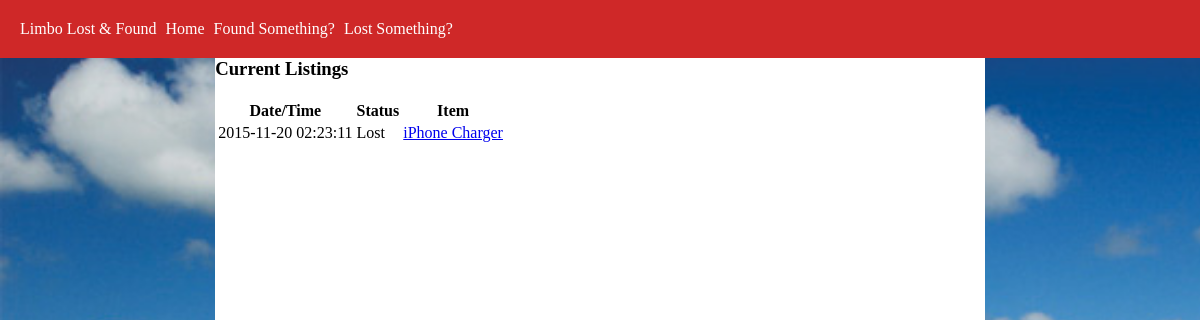
Before: / with the older database file.
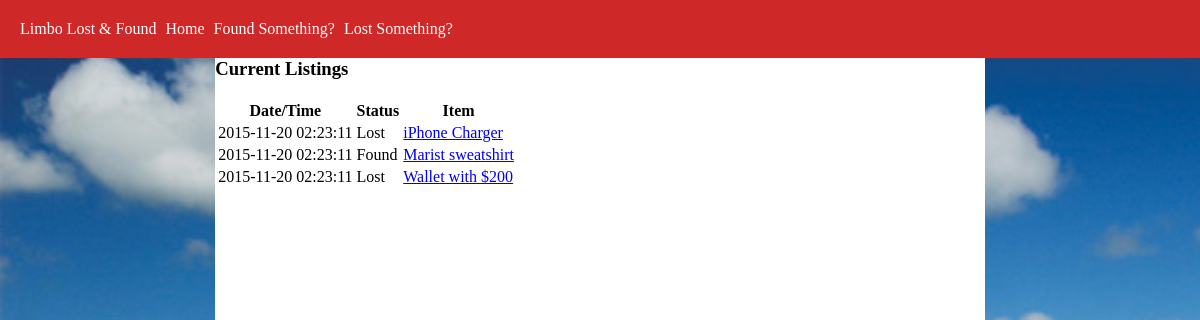
After: the same page with the newer database file.
### tables this page shows
CREATE TABLE IF NOT EXISTS stuff(
id INT PRIMARY KEY AUTO_INCREMENT,
name TEXT NOT NULL,
location_id INT,
category SET('Electronics', 'Clothing', 'School Supplies', 'Other') NOT NULL,
color TEXT NOT NULL,
description TEXT NOT NULL,
create_date DATETIME NOT NULL,
update_date DATETIME NOT NULL,
room TEXT,
owner TEXT,
finder TEXT,
status SET('Found', 'Lost', 'Claimed') NOT NULL
);

### includes/helpers.php (the view, shortened to what this page needs)
<?php
function show_quicklinks($dbc) {
  $query = 'SELECT * FROM stuff ORDER BY update_date ASC' ;
  $results = mysqli_query( $dbc , $query ) ;
  if( $results )
  {
      echo '<h3> Current Listings </h3>';
      echo '<TABLE>';
      echo '<TR>';
      echo '<TH>Date/Time</TH>';
      echo '<TH>Status</TH>';
      echo '<TH>Item</TH>';
      echo '</TR>';
      while ( $row = mysqli_fetch_array( $results , MYSQLI_ASSOC ) )
      {
        $alink = '<A HREF = results.php?id=' . $row['id'] . '>' . $row['name'] . ' </A>';
        echo '<TR>' ;
        echo '<TD>' . $row['update_date'] . '</TD>';
        echo '<TD>' . $row['status'] . '</TD>' ;
        echo '<TD>' . $alink . '</TD>' ;
        echo '</TR>';
      }
      echo '</TABLE>';
  }
}

### index.php (shortened to what this page needs)
<!DOCTYPE html>
<html>
<head>
	<link rel="stylesheet" type="text/css" href="templates/sharedStyle.css">
</head>
<body>
<?php
	require('includes/connect_db.php');
	require('includes/helpers.php');
	require('templates/navbar.php');
?>
<div id="mainForm">
<?php
	show_quicklinks($dbc);
?>
</div>
</body>
</html>

### templates/navbar.php
<div id="navbar">
<ul>
	<li><a href="index.php">Limbo Lost & Found</a></li>
	<li><a href="index.php">Home</a></li>
	<li><a href="found.php">Found Something?</a></li>
	<li><a href="lost.php">Lost Something?</a></li>
</ul>
</div>

### templates/sharedStyle.css (style rules this page uses)
html { height: 100%; background-image: url("../images/hancock.jpg"); background-size: cover; background-repeat: no-repeat; background-attachment: fixed; position: relative; }
body { height: 100%; }
ul { list-style-type: none; margin: 0; padding: 0; }
#navbar { background-color: #CF2828; left: 0; top: 0; position: fixed; width: 100%; margin: 0; padding: 20px; z-index: 2; }
#navbar li { display: inline-block; margin-right: 5px; width: }
#navbar a { color: #FFFFFF; text-decoration: none; }
#mainForm { min-height: 100%; width: 65%; margin-top: 58px; margin-right: auto; margin-left: auto; margin-bottom: 0; background-color: #FFFFFF; z-index: 1; position: relative; }

Changed rows visible on the page:
added stuff: update_date "2015-11-20 02:23:11", status "Found", name "Marist sweatshirt"
added stuff: update_date "2015-11-20 02:23:11", status "Lost", name "Wallet with $200"
